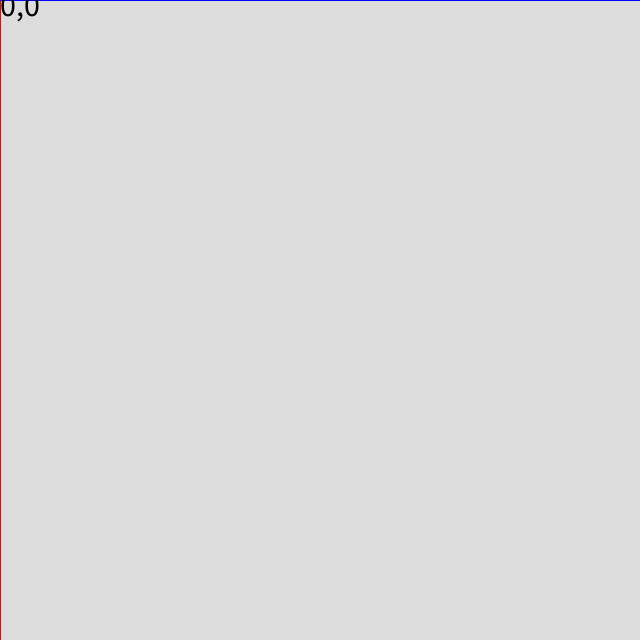
Frame 1 (no input)
Frame 60 (the mouse pressed at the canvas centre just before this capture): identical to frame 1, image omitted
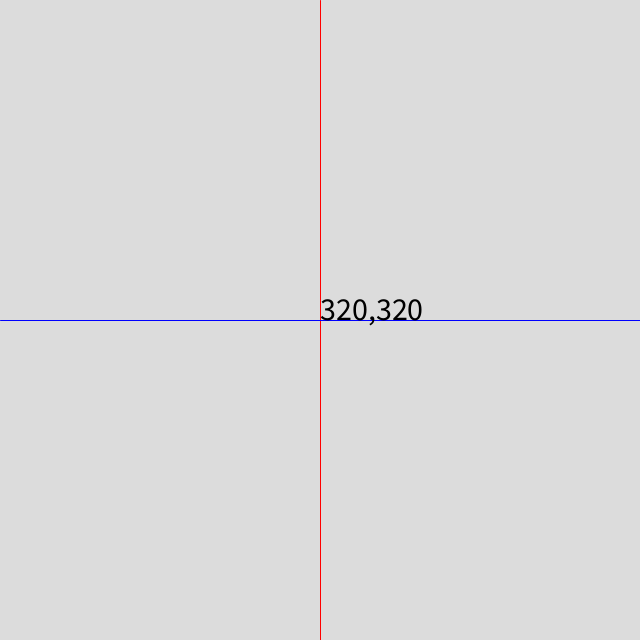
Frame 120 (the mouse held since frame 60 and released just before this capture)

The Processing sketch that drew these frames (run headless with seeded random() and noise(); from frame 60 on, the mouse is pressed at the canvas centre):

// Processing sketch: coordenadas
// ── coordenadas.pde
void setup() {
  size(640,640);
  fill(0);
  textSize(32);
}

void draw() {
  background(220);
  stroke(255, 0, 0);
  line(mouseX, 0, mouseX, height);
  stroke(0, 0, 255);
  line(0, mouseY, width, mouseY);
  mostrarCoords(mouseX, mouseY);
}

void mostrarCoords(int x, int y) {
  String coords = x+","+y;
  float dx = 0;
  float dy = 0;
  if (x + textWidth(coords) > width) dx = -textWidth(coords);
  if (y < textAscent()) dy = textAscent() - textDescent();  
  text(coords, x+dx, y+dy);
}
